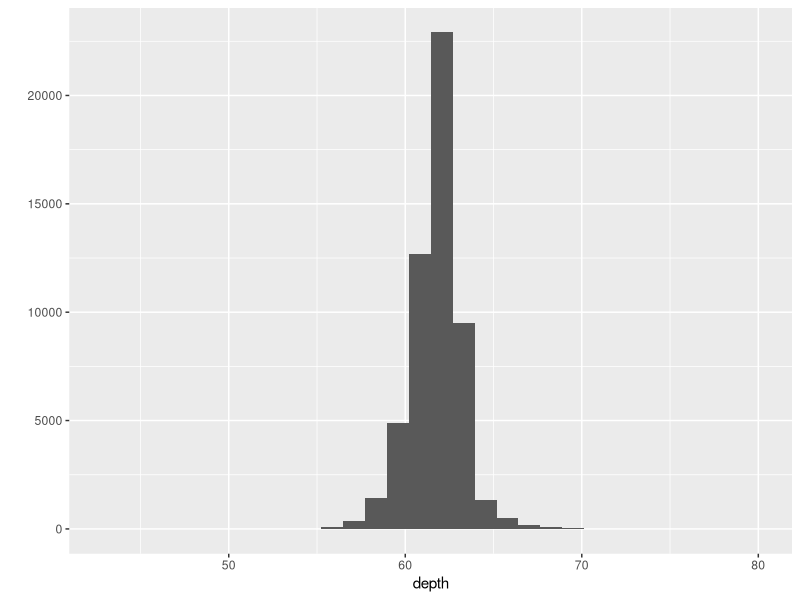
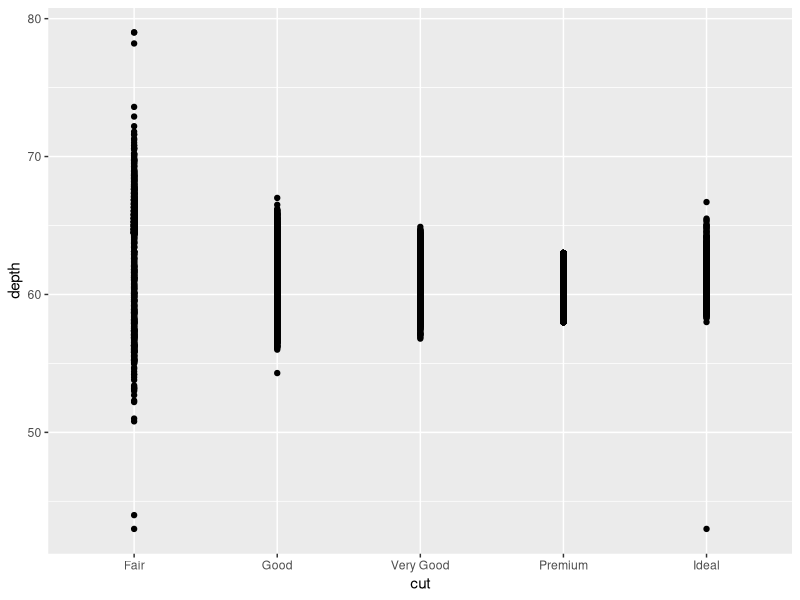
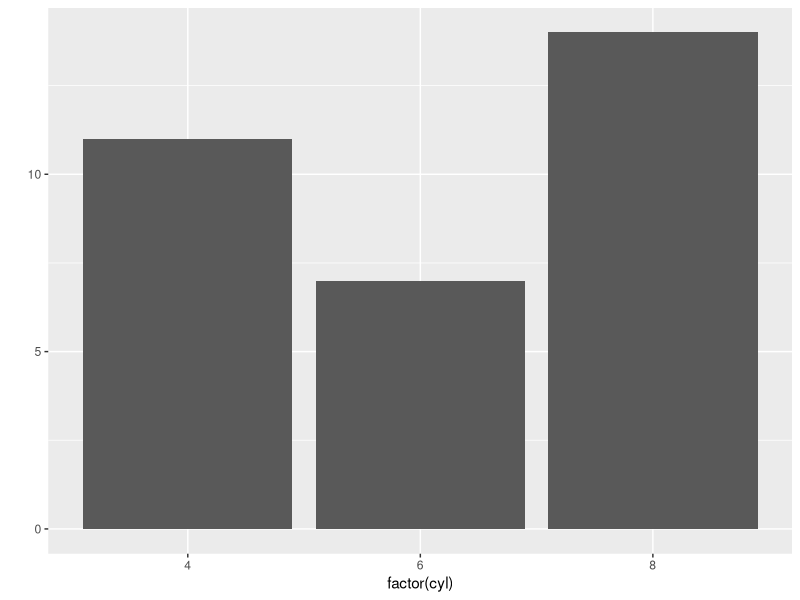
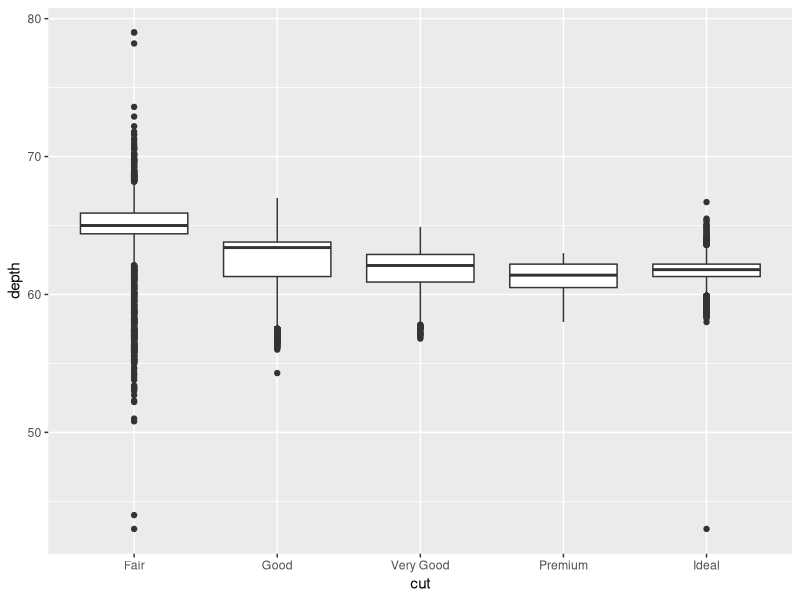
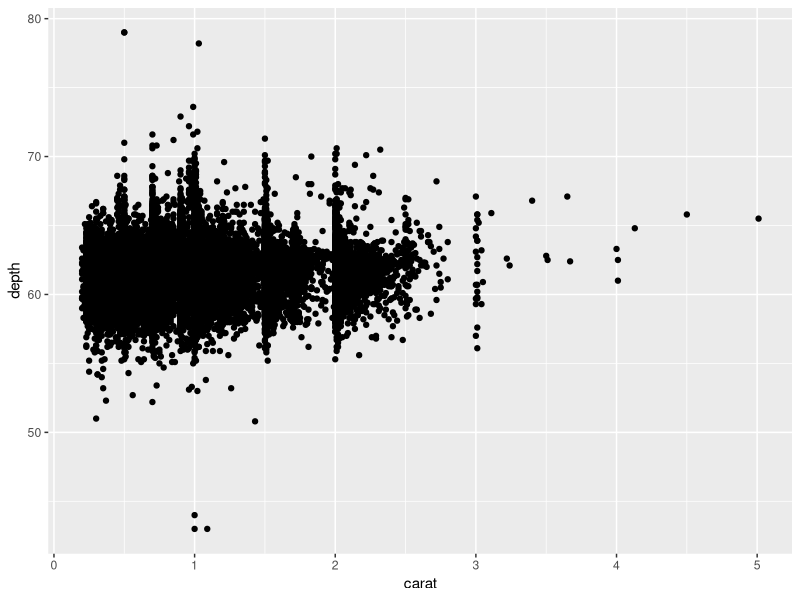
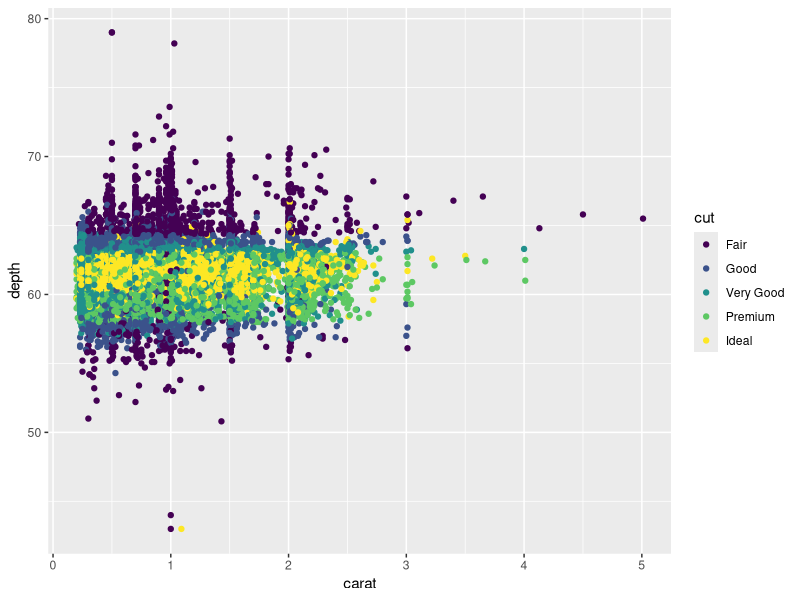
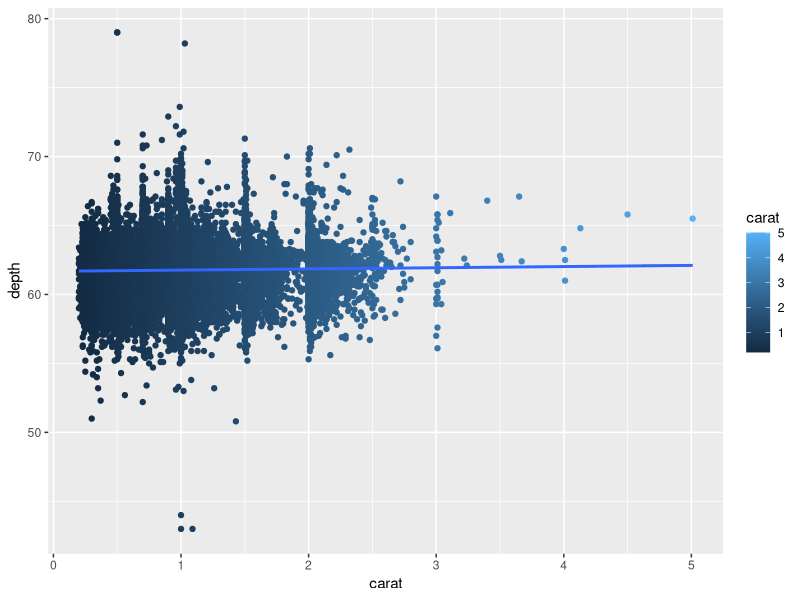
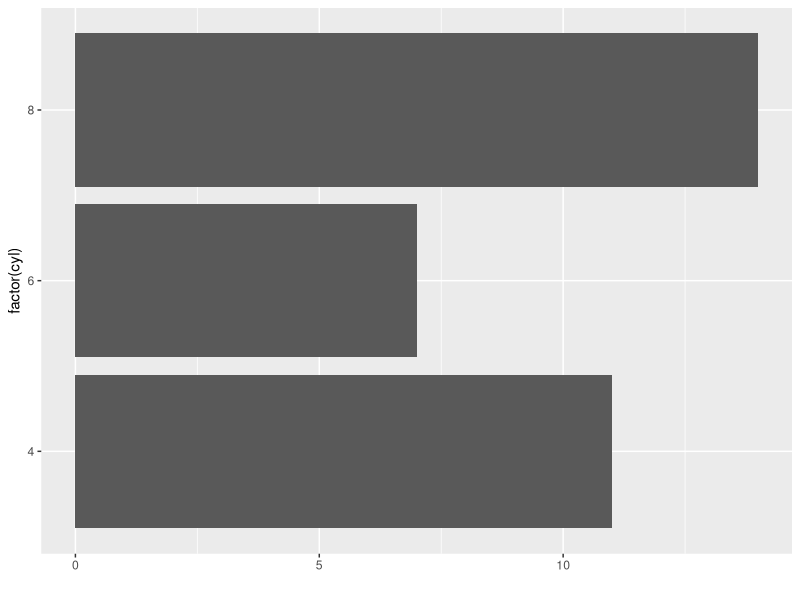

Here is the R script that generated these plots, in order:
## ---- include=FALSE------------------------------------------------------
knitr::opts_chunk$set(echo = TRUE,warning=F,message=F,eval=T)

## ----eval=F--------------------------------------------------------------
## install.packages("ggplot2")

## ----message=F-----------------------------------------------------------
library(ggplot2)

## ----eval=F--------------------------------------------------------------
## head(diamonds)

## ----echo=F--------------------------------------------------------------
library(knitr)
kable(head(diamonds))

## ----message=F-----------------------------------------------------------
# histogram
qplot(depth, data=diamonds)

## ------------------------------------------------------------------------
qplot(cut, depth, data=diamonds)

## ------------------------------------------------------------------------
qplot(factor(cyl), data=mtcars,geom="bar")

## ------------------------------------------------------------------------
qplot(data=diamonds,x=cut,y=depth,geom="boxplot")

## ------------------------------------------------------------------------
# scatterplot
qplot(carat, depth, data=diamonds)

## ------------------------------------------------------------------------
qplot(carat, depth, data=diamonds,color=cut)

## ------------------------------------------------------------------------
myGG<-qplot(data=diamonds,x=carat,y=depth,color=carat) 
myGG + stat_smooth(method="lm")

## ------------------------------------------------------------------------
qplot(factor(cyl), data=mtcars, geom="bar") + 
coord_flip()

## ------------------------------------------------------------------------
ggplot(diamonds, aes(clarity, fill=cut)) + geom_bar()

## ----eval=F--------------------------------------------------------------
## install.packages("RColorBrewer")

## ------------------------------------------------------------------------
library(RColorBrewer)
myColors <- brewer.pal(5,"Accent")
names(myColors) <- levels(diamonds$cut)
colScale <- scale_colour_manual(name = "cut",
                                values = myColors)

## ------------------------------------------------------------------------
p <- ggplot(diamonds,aes(carat, depth,colour = cut)) + 
  geom_point()
p + colScale

## ----eval=F--------------------------------------------------------------
## ggsave("Graphik.jpg")

